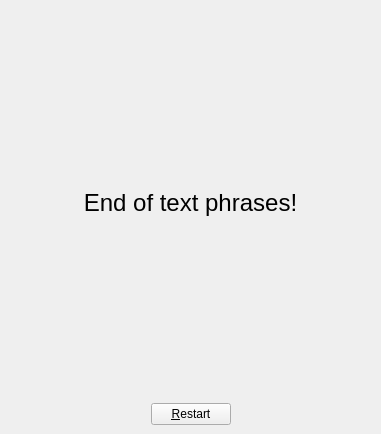
<?xml version="1.0" encoding="UTF-8"?>
<ui version="4.0">
 <class>SampleSimulator</class>
 <widget class="QWidget" name="SampleSimulator">
  <property name="geometry">
   <rect>
    <x>0</x>
    <y>0</y>
    <width>381</width>
    <height>434</height>
   </rect>
  </property>
  <property name="windowTitle">
   <string>Form</string>
  </property>
  <layout class="QVBoxLayout" name="verticalLayout_3">
   <property name="leftMargin">
    <number>0</number>
   </property>
   <property name="topMargin">
    <number>0</number>
   </property>
   <property name="rightMargin">
    <number>0</number>
   </property>
   <property name="bottomMargin">
    <number>0</number>
   </property>
   <item>
    <widget class="QStackedWidget" name="m_phoneWidget">
     <property name="currentIndex">
      <number>2</number>
     </property>
     <widget class="QWidget" name="m_pageStopped">
      <layout class="QHBoxLayout" name="horizontalLayout_3">
       <property name="leftMargin">
        <number>0</number>
       </property>
       <property name="topMargin">
        <number>0</number>
       </property>
       <property name="rightMargin">
        <number>0</number>
       </property>
       <property name="bottomMargin">
        <number>0</number>
       </property>
       <item>
        <widget class="QLabel" name="m_lblHeading_2">
         <property name="text">
          <string notr="true">&lt;html&gt;&lt;head/&gt;&lt;body&gt;&lt;p&gt;&lt;span style=&quot; font-size:18pt;&quot;&gt;Sample&lt;/span&gt;&lt;/p&gt;&lt;/body&gt;&lt;/html&gt;</string>
         </property>
         <property name="alignment">
          <set>Qt::AlignCenter</set>
         </property>
        </widget>
       </item>
      </layout>
     </widget>
     <widget class="QWidget" name="m_pageWelcome">
      <layout class="QGridLayout" name="gridLayout_2">
       <item row="2" column="0" colspan="3">
        <widget class="Line" name="line_2">
         <property name="orientation">
          <enum>Qt::Horizontal</enum>
         </property>
        </widget>
       </item>
       <item row="5" column="0">
        <spacer name="horizontalSpacer_3">
         <property name="orientation">
          <enum>Qt::Horizontal</enum>
         </property>
         <property name="sizeHint" stdset="0">
          <size>
           <width>135</width>
           <height>20</height>
          </size>
         </property>
        </spacer>
       </item>
       <item row="5" column="1">
        <widget class="QPushButton" name="m_btnStart">
         <property name="enabled">
          <bool>false</bool>
         </property>
         <property name="text">
          <string>&amp;Start</string>
         </property>
        </widget>
       </item>
       <item row="5" column="2">
        <spacer name="horizontalSpacer_4">
         <property name="orientation">
          <enum>Qt::Horizontal</enum>
         </property>
         <property name="sizeHint" stdset="0">
          <size>
           <width>135</width>
           <height>20</height>
          </size>
         </property>
        </spacer>
       </item>
       <item row="3" column="0" colspan="3">
        <widget class="QLabel" name="m_lblAuthor">
         <property name="text">
          <string notr="true">Author</string>
         </property>
         <property name="alignment">
          <set>Qt::AlignCenter</set>
         </property>
        </widget>
       </item>
       <item row="1" column="0" colspan="3">
        <widget class="QLabel" name="m_lblHeading">
         <property name="text">
          <string notr="true">Heading</string>
         </property>
         <property name="alignment">
          <set>Qt::AlignCenter</set>
         </property>
        </widget>
       </item>
       <item row="0" column="0" colspan="3">
        <spacer name="verticalSpacer_2">
         <property name="orientation">
          <enum>Qt::Vertical</enum>
         </property>
         <property name="sizeHint" stdset="0">
          <size>
           <width>20</width>
           <height>116</height>
          </size>
         </property>
        </spacer>
       </item>
       <item row="4" column="0" colspan="3">
        <spacer name="verticalSpacer_3">
         <property name="orientation">
          <enum>Qt::Vertical</enum>
         </property>
         <property name="sizeHint" stdset="0">
          <size>
           <width>20</width>
           <height>115</height>
          </size>
         </property>
        </spacer>
       </item>
      </layout>
     </widget>
     <widget class="QWidget" name="m_pageFinish">
      <layout class="QGridLayout" name="gridLayout">
       <item row="0" column="0" colspan="3">
        <widget class="QLabel" name="m_lblHeading_3">
         <property name="text">
          <string notr="true">&lt;html&gt;&lt;head/&gt;&lt;body&gt;&lt;p&gt;&lt;span style=&quot; font-size:18pt;&quot;&gt;End of text phrases!&lt;/span&gt;&lt;/p&gt;&lt;/body&gt;&lt;/html&gt;</string>
         </property>
         <property name="alignment">
          <set>Qt::AlignCenter</set>
         </property>
         <property name="wordWrap">
          <bool>true</bool>
         </property>
        </widget>
       </item>
       <item row="1" column="0">
        <spacer name="horizontalSpacer">
         <property name="orientation">
          <enum>Qt::Horizontal</enum>
         </property>
         <property name="sizeHint" stdset="0">
          <size>
           <width>135</width>
           <height>20</height>
          </size>
         </property>
        </spacer>
       </item>
       <item row="1" column="1">
        <widget class="QPushButton" name="m_btnRestart">
         <property name="text">
          <string>&amp;Restart</string>
         </property>
        </widget>
       </item>
       <item row="1" column="2">
        <spacer name="horizontalSpacer_2">
         <property name="orientation">
          <enum>Qt::Horizontal</enum>
         </property>
         <property name="sizeHint" stdset="0">
          <size>
           <width>135</width>
           <height>20</height>
          </size>
         </property>
        </spacer>
       </item>
      </layout>
     </widget>
    </widget>
   </item>
  </layout>
 </widget>
 <resources/>
 <connections/>
</ui>
